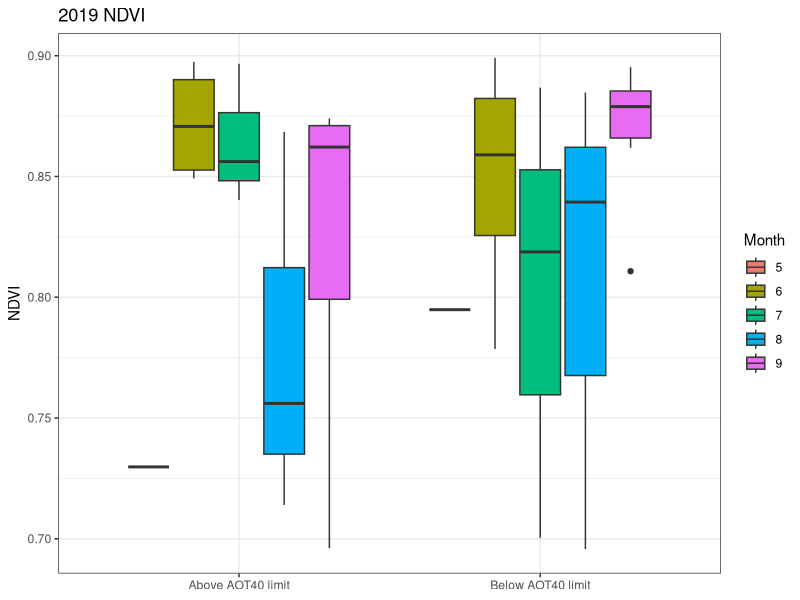

Write the R code that produced this figure.
library(tidyverse)
library(lubridate)
NDVI_risk<-read_csv("../DATA_O3/NDVI/Sentinel-2 L2A-3_NDVI-risk_clip2.csv") %>% select(dte=`C0/date`, mean=`C0/mean`, p10=`C0/p10`, p90=`C0/p90`) %>% mutate(so="Above AOT40 limit")
NDVI_not_risk<-read_csv("../DATA_O3/NDVI/Sentinel-2 L2A-3_NDVI-norisk_clip2.csv") %>% select(dte=`C0/date`, mean=`C0/mean`, p10=`C0/p10`, p90=`C0/p90`)%>% mutate(so="Below AOT40 limit")

#Select only dates available in both datasets, remove 1 low value for both datasets 
NDVI <- bind_rows(NDVI_risk, NDVI_not_risk) %>% 
  filter(dte%in%(c(NDVI_not_risk$dte, NDVI_risk$dte)[duplicated(c(NDVI_not_risk$dte, NDVI_risk$dte))]), mean>0.1) %>%
  mutate(Year=year(dte), Month=as.factor(month(dte))) %>% 
  filter(Year!=2016)

plyear<-ggplot(NDVI, aes(x=so, y=mean, fill=Month)) + geom_boxplot() 

#Select only year 2019, "summer" months
NDVI <- NDVI %>% filter(Year==2019, Month%in%c(5,6,7,8,9))

pl2019sm<-ggplot(NDVI, aes(x=so, y=mean, fill=Month)) + geom_boxplot() + ylab("NDVI") + theme_bw() + theme(axis.title.x = element_blank()) + ggtitle("2019 NDVI")

#Compute average 2019 value
NDVI %>% group_by(so) %>% summarise(NDVI=mean(mean))

#Statistical test: p0>0.05 No significant difference between samples
NDVI %>% rstatix::kruskal_test(mean~so)

ggsave("../DATA_O3/NDVI/boxplot_NDVI.png",pl2019sm,width = 20, height=20, units="cm" )
